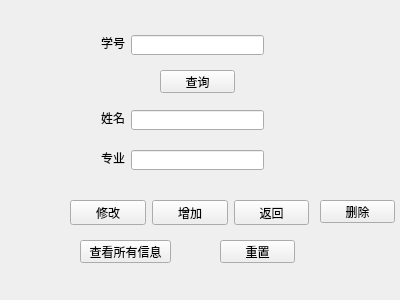
<?xml version="1.0" encoding="UTF-8"?>
<ui version="4.0">
 <class>stu_basic_info_manage</class>
 <widget class="QWidget" name="stu_basic_info_manage">
  <property name="geometry">
   <rect>
    <x>0</x>
    <y>0</y>
    <width>400</width>
    <height>300</height>
   </rect>
  </property>
  <property name="windowTitle">
   <string>stu_basic_info_manage</string>
  </property>
  <widget class="QPushButton" name="pushButton_list_all">
   <property name="geometry">
    <rect>
     <x>80</x>
     <y>240</y>
     <width>91</width>
     <height>23</height>
    </rect>
   </property>
   <property name="text">
    <string>查看所有信息</string>
   </property>
  </widget>
  <widget class="QWidget" name="layoutWidget">
   <property name="geometry">
    <rect>
     <x>70</x>
     <y>200</y>
     <width>239</width>
     <height>25</height>
    </rect>
   </property>
   <layout class="QHBoxLayout" name="horizontalLayout">
    <item>
     <widget class="QPushButton" name="pushButton_upgrade">
      <property name="text">
       <string>修改</string>
      </property>
     </widget>
    </item>
    <item>
     <widget class="QPushButton" name="pushButton_add">
      <property name="text">
       <string>增加</string>
      </property>
     </widget>
    </item>
    <item>
     <widget class="QPushButton" name="pushButton_back">
      <property name="text">
       <string>返回</string>
      </property>
     </widget>
    </item>
   </layout>
  </widget>
  <widget class="QPushButton" name="pushButton_check">
   <property name="geometry">
    <rect>
     <x>160</x>
     <y>70</y>
     <width>75</width>
     <height>23</height>
    </rect>
   </property>
   <property name="text">
    <string>查询</string>
   </property>
  </widget>
  <widget class="QLabel" name="label">
   <property name="geometry">
    <rect>
     <x>101</x>
     <y>35</y>
     <width>24</width>
     <height>16</height>
    </rect>
   </property>
   <property name="text">
    <string>学号</string>
   </property>
  </widget>
  <widget class="QLineEdit" name="lineEdit_id">
   <property name="geometry">
    <rect>
     <x>131</x>
     <y>35</y>
     <width>133</width>
     <height>20</height>
    </rect>
   </property>
  </widget>
  <widget class="QLineEdit" name="lineEdit_name">
   <property name="geometry">
    <rect>
     <x>131</x>
     <y>110</y>
     <width>133</width>
     <height>20</height>
    </rect>
   </property>
  </widget>
  <widget class="QLabel" name="label_2">
   <property name="geometry">
    <rect>
     <x>101</x>
     <y>110</y>
     <width>24</width>
     <height>16</height>
    </rect>
   </property>
   <property name="text">
    <string>姓名</string>
   </property>
  </widget>
  <widget class="QLineEdit" name="lineEdit_major">
   <property name="geometry">
    <rect>
     <x>131</x>
     <y>150</y>
     <width>133</width>
     <height>20</height>
    </rect>
   </property>
  </widget>
  <widget class="QLabel" name="label_3">
   <property name="geometry">
    <rect>
     <x>101</x>
     <y>150</y>
     <width>24</width>
     <height>16</height>
    </rect>
   </property>
   <property name="text">
    <string>专业</string>
   </property>
  </widget>
  <widget class="QPushButton" name="pushButton_reset">
   <property name="geometry">
    <rect>
     <x>220</x>
     <y>240</y>
     <width>75</width>
     <height>23</height>
    </rect>
   </property>
   <property name="text">
    <string>重置</string>
   </property>
  </widget>
  <widget class="QPushButton" name="pushButton_delete">
   <property name="geometry">
    <rect>
     <x>320</x>
     <y>200</y>
     <width>75</width>
     <height>23</height>
    </rect>
   </property>
   <property name="text">
    <string>删除</string>
   </property>
  </widget>
 </widget>
 <resources/>
 <connections/>
</ui>
